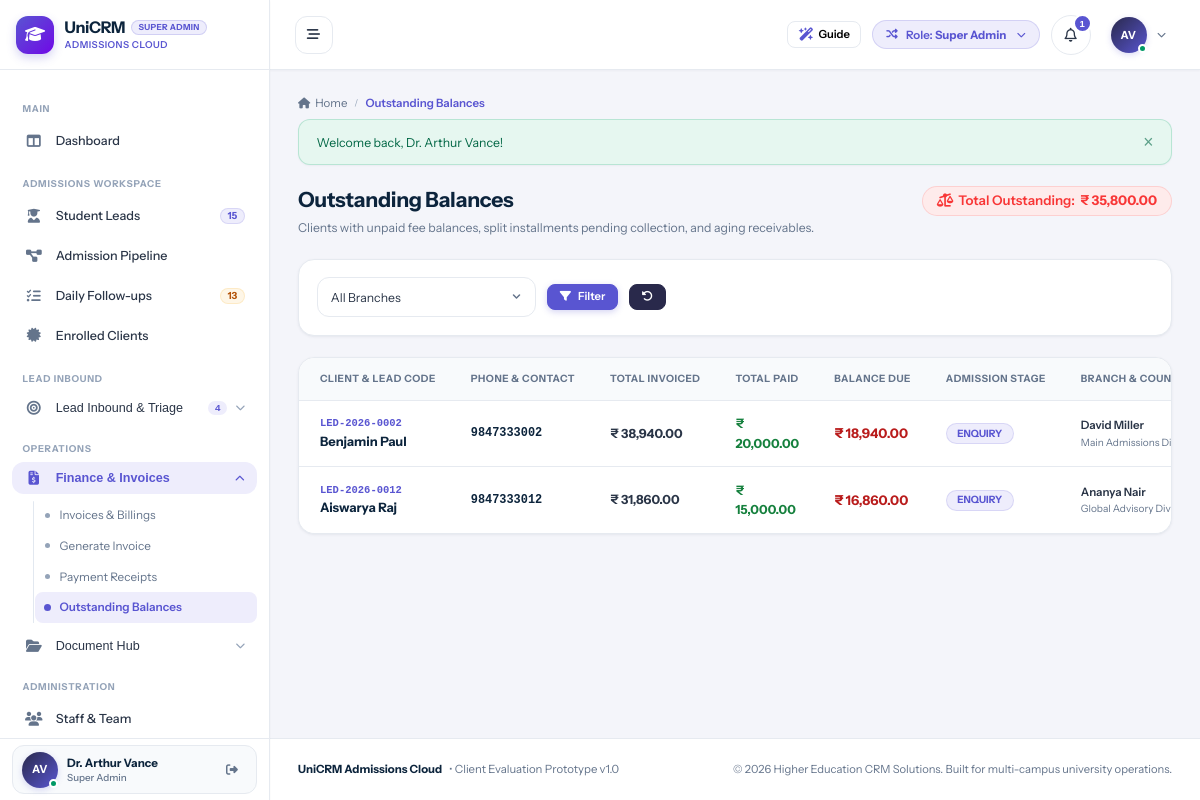
/finance/balances.php (signed in), run on the app's committed database.
### tables this page shows
CREATE TABLE `users` (
  `id` int(11) NOT NULL AUTO_INCREMENT,
  `branch_id` int(11) DEFAULT NULL,
  `role_id` int(11) NOT NULL,
  `manager_id` int(11) DEFAULT NULL,
  `reporting_manager_id` int(11) DEFAULT NULL,
  `name` varchar(150) NOT NULL,
  `email` varchar(150) NOT NULL,
  `password` varchar(255) NOT NULL,
  `phone` varchar(50) DEFAULT NULL,
  `designation` varchar(100) DEFAULT NULL,
  `avatar` varchar(255) DEFAULT NULL,
  `status` enum('Active','Inactive') DEFAULT 'Active',
  `created_at` datetime DEFAULT current_timestamp(),
  `updated_at` datetime DEFAULT NULL ON UPDATE current_timestamp(),
  PRIMARY KEY (`id`),
  UNIQUE KEY `email` (`email`),
  KEY `idx_branch` (`branch_id`),
  KEY `idx_role` (`role_id`),
  KEY `idx_manager` (`manager_id`)
);

CREATE TABLE `roles` (
  `id` int(11) NOT NULL AUTO_INCREMENT,
  `name` varchar(50) NOT NULL,
  `label` varchar(100) NOT NULL,
  `description` text DEFAULT NULL,
  `created_at` datetime DEFAULT current_timestamp(),
  PRIMARY KEY (`id`),
  UNIQUE KEY `name` (`name`)
);

CREATE TABLE `leads` (
  `id` int(11) NOT NULL AUTO_INCREMENT,
  `lead_code` varchar(30) NOT NULL,
  `full_name` varchar(150) NOT NULL,
  `phone` varchar(50) DEFAULT NULL,
  `mobile_number` varchar(50) NOT NULL,
  `phone_normalized` varchar(20) NOT NULL,
  `alternate_phone` varchar(50) DEFAULT NULL,
  `dob` date DEFAULT NULL,
  `gender` enum('Male','Female','Other') DEFAULT 'Other',
  `email` varchar(150) DEFAULT NULL,
  `permanent_address` text DEFAULT NULL,
  `city` varchar(100) DEFAULT NULL,
  `state` varchar(100) DEFAULT NULL,
  `country` varchar(100) DEFAULT 'India',
  `branch_id` int(11) NOT NULL,
  `assigned_counselor_id` int(11) DEFAULT NULL,
  `highest_qualification` varchar(100) DEFAULT NULL,
  `passing_college` varchar(200) DEFAULT NULL,
  `college_name` varchar(200) DEFAULT NULL,
  `passout_year` int(11) DEFAULT NULL,
  `year_of_passing` int(11) DEFAULT NULL,
  `percentage` decimal(5,2) DEFAULT NULL,
  `backlogs_count` int(11) DEFAULT 0,
  `has_passport` enum('Yes','No','Applied') DEFAULT 'No',
  `passport_number` varchar(50) DEFAULT NULL,
  `passport_expiry` date DEFAULT NULL,
  `pan_number` varchar(30) DEFAULT NULL,
  `has_ielts` enum('Yes','No','Awaiting Result','Not Attempted') DEFAULT 'No',
  `has_pte` enum('Yes','No','Awaiting Result','Not Attempted') DEFAULT 'No',
  `has_toefl` enum('Yes','No','Awaiting Result','Not Attempted') DEFAULT 'No',
  `english_test` varchar(50) DEFAULT 'None',
  `english_score` varchar(50) DEFAULT NULL,
  `score_listening` decimal(4,1) DEFAULT NULL,
  `score_reading` decimal(4,1) DEFAULT NULL,
  `score_writing` decimal(4,1) DEFAULT NULL,
  `score_speaking` decimal(4,1) DEFAULT NULL,
  `work_experience_years` decimal(4,1) DEFAULT 0.0,
  `notes` text DEFAULT NULL,
  `ielts_overall` decimal(3,1) DEFAULT NULL,
  `ielts_listening` decimal(3,1) DEFAULT NULL,
  `ielts_reading` decimal(3,1) DEFAULT NULL,
  `ielts_writing` decimal(3,1) DEFAULT NULL,
  `ielts_speaking` decimal(3,1) DEFAULT NULL,
  `pte_overall` int(11) DEFAULT NULL,
  `pte_listening` int(11) DEFAULT NULL,
  `pte_reading` int(11) DEFAULT NULL,
  `pte_writing` int(11) DEFAULT NULL,
  `pte_speaking` int(11) DEFAULT NULL,
  `target_country` varchar(100) DEFAULT NULL,
  `preferred_country` varchar(100) DEFAULT NULL,
  `target_university` varchar(200) DEFAULT NULL,
  `target_course` varchar(200) DEFAULT NULL,
  `preferred_course` varchar(200) DEFAULT NULL,
  `target_intake_id` int(11) DEFAULT NULL,
  `target_intake_text` varchar(100) DEFAULT NULL,
  `intake_year` int(11) DEFAULT 2026,
  `intake_term` varchar(50) DEFAULT 'September',
  `prospectivity` enum('High','Moderate','Low') DEFAULT 'Moderate',
  `priority` enum('High','Moderate','Low') DEFAULT 'Moderate',
  `enquiry_type` enum('WALK IN','TELE','TELE-WALK IN') DEFAULT 'TELE',
  `lead_source` varchar(100) DEFAULT 'Direct Inquiry',
  `source` varchar(100) DEFAULT 'Direct Inquiry',
  `stage_id` int(11) NOT NULL DEFAULT 1,
  `stage` varchar(50) DEFAULT 'ENQUIRY',
  `secondary_status` enum('Active','On Hold','Rejected','Lost') DEFAULT 'Active',
  `is_customer` tinyint(1) DEFAULT 0,
  `customer_code` varchar(30) DEFAULT NULL,
  `converted_to_customer_at` datetime DEFAULT NULL,
  `invoiced_total` decimal(12,2) DEFAULT 0.00,
  `paid_total` decimal(12,2) DEFAULT 0.00,
  `balance_total` decimal(12,2) DEFAULT 0.00,
  `college_data_id` int(11) DEFAULT NULL,
  `web_lead_id` int(11) DEFAULT NULL,
  `last_followup_at` datetime DEFAULT NULL,
  `next_followup_date` date DEFAULT NULL,
  `followup_count` int(11) DEFAULT 0,
  `last_followup_date` date DEFAULT NULL,
  `assigned_at` datetime DEFAULT current_timestamp(),
  `first_followup_logged` tinyint(1) DEFAULT 0,
  `is_archived` tinyint(1) DEFAULT 0,
  `archived_at` datetime DEFAULT NULL,
  `archived_by` int(11) DEFAULT NULL,
  `archive_reason` varchar(255) DEFAULT NULL,
  `archived_reason` varchar(255) DEFAULT NULL,
  `created_by` int(11) DEFAULT NULL,
  `created_at` datetime DEFAULT current_timestamp(),
  `updated_at` datetime DEFAULT NULL ON UPDATE current_timestamp(),
  PRIMARY KEY (`id`),
  UNIQUE KEY `lead_code` (`lead_code`),
  KEY `idx_phone` (`phone_normalized`),
  KEY `idx_branch` (`branch_id`),
  KEY `idx_counselor` (`assigned_counselor_id`),
  KEY `idx_stage` (`stage_id`),
  KEY `idx_customer` (`is_customer`),
  KEY `idx_archived` (`is_archived`),
  KEY `idx_next_fu` (`next_followup_date`)
);

CREATE TABLE `branches` (
  `id` int(11) NOT NULL AUTO_INCREMENT,
  `name` varchar(100) NOT NULL,
  `code` varchar(20) NOT NULL,
  `city` varchar(100) NOT NULL,
  `state` varchar(100) NOT NULL DEFAULT 'Kerala',
  `country` varchar(100) NOT NULL DEFAULT 'India',
  `phone` varchar(50) DEFAULT NULL,
  `email` varchar(150) DEFAULT NULL,
  `address` text DEFAULT NULL,
  `manager_id` int(11) DEFAULT NULL,
  `status` enum('Active','Inactive') DEFAULT 'Active',
  `created_at` datetime DEFAULT current_timestamp(),
  `updated_at` datetime DEFAULT NULL ON UPDATE current_timestamp(),
  PRIMARY KEY (`id`),
  UNIQUE KEY `code` (`code`)
);

### finance/balances.php (the view, shortened to what the rows shown need)
<?php
require_once __DIR__ . '/../config/database.php';
require_once __DIR__ . '/../config/helpers.php';
require_once __DIR__ . '/../includes/auth.php';
require_login();
$scopeClause = get_crm_scope_clause('l', 'assigned_counselor_id', 'branch_id');
$where = ["l.balance_total > 0", "l.is_archived = 0", $scopeClause];
$params = [];
$whereSql = implode(' AND ', $where);
$sql = "
    SELECT l.*, b.name as branch_name, u.name as counselor_name
    FROM leads l
    LEFT JOIN branches b ON l.branch_id = b.id
    LEFT JOIN users u ON l.assigned_counselor_id = u.id
    WHERE {$whereSql}
    ORDER BY l.balance_total DESC
";
$stmt = $pdo->prepare($sql);
$stmt->execute($params);
$debtors = $stmt->fetchAll();
include __DIR__ . '/../includes/header.php';
?>
<div class="page-header" style="display:flex; justify-content:space-between; align-items:flex-start; margin-bottom:1.5rem; flex-wrap:wrap; gap:1rem;">
  <div>
    <h1 style="font-size:1.5rem; font-weight:700; color:var(--text-heading); margin:0 0 0.35rem 0;">Outstanding Balances</h1>
  </div>
</div>
<div class="card">
  <div class="table-responsive">
    <table class="data-table">
      <thead>
        <tr>
          <th>Client & Lead Code</th>
          <th>Phone & Contact</th>
          <th>Total Invoiced</th>
          <th>Total Paid</th>
          <th>Balance Due</th>
          <th>Admission Stage</th>
          <th>Branch & Counselor</th>
        </tr>
      </thead>
      <tbody>
        <?php if (empty($debtors)): ?>
          <tr>
            <td colspan="8" style="text-align:center; padding:3.5rem; color:var(--text-muted);">
              <i class="fa-solid fa-circle-check" style="font-size:2.5rem; color:var(--success); margin-bottom:0.75rem; display:block;"></i>
              <strong>Zero Outstanding Balances!</strong> All client fees have been fully collected.
            </td>
          </tr>
        <?php else: ?>
          <?php foreach ($debtors as $d): ?>
            <tr>
              <td>
                <div style="font-family:monospace; font-size:0.75rem; font-weight:700; color:var(--primary);">
                  <?= htmlspecialchars($d['lead_code']) ?>
                </div>
                <a href="<?= base_url('customers/view.php?id=' . $d['id']) ?>" style="font-weight:700; color:var(--text-heading); text-decoration:none; font-size:0.92rem;">
                  <?= htmlspecialchars($d['full_name']) ?>
                </a>
              </td>
              <td>
                <div style="font-family:monospace; font-weight:600; color:var(--text-heading); font-size:0.85rem;">
                  <?= htmlspecialchars($d['phone']) ?>
                </div>
              </td>
              <td style="font-weight:700; font-size:0.9rem;"><?= format_currency($d['invoiced_total']) ?></td>
              <td style="font-weight:700; color:#15803d; font-size:0.9rem;"><?= format_currency($d['paid_total']) ?></td>
              <td style="font-weight:800; color:#b91c1c; font-size:0.95rem;"><?= format_currency($d['balance_total']) ?></td>
              <td>
                <span class="badge badge-primary" style="font-size:0.72rem; font-weight:700;">
                  <?= htmlspecialchars($d['stage']) ?>
                </span>
              </td>
              <td>
                <div style="font-size:0.82rem; font-weight:600;"><?= htmlspecialchars($d['counselor_name'] ?? 'Counselor') ?></div>
                <div style="font-size:0.72rem; color:var(--text-muted);"><?= htmlspecialchars($d['branch_name'] ?? 'Branch') ?></div>
              </td>
            </tr>
          <?php endforeach; ?>
        <?php endif; ?>
      </tbody>
    </table>
  </div>
</div>
<?php include __DIR__ . '/../includes/footer.php'; ?>

### includes/header.php (shortened to what the rows shown need)
<?php
require_once __DIR__ . '/auth.php';
$currentUser = current_user();
$unreadNotifCount = $currentUser ? get_unread_notifications_count($currentUser['id']) : 0;
?>
<!DOCTYPE html>
<html lang="en">
<head>
  <link rel="stylesheet" href="https://cdnjs.cloudflare.com/ajax/libs/font-awesome/6.5.1/css/all.min.css">
  <link rel="stylesheet" href="<?= base_url('assets/css/style.css') ?>">
</head>
<body>
<div id="app-layout">
  <?php include __DIR__ . '/sidebar.php'; ?>
  <div id="main-wrapper">
    <header id="top-navbar">
      <div class="navbar-right">
        <div class="role-switcher-dropdown" style="position: relative;">
          <button type="button" class="role-switcher-btn" id="role-switcher-btn" title="Simulate different role permissions">
            <span>Role: <strong><?= htmlspecialchars($currentUser['role_label'] ?? 'Guest') ?></strong></span>
          </button>
        </div>
        <div style="position: relative;">
          <button type="button" class="notification-bell-btn" id="notif-bell-btn" title="Notifications">
            <i class="fa-regular fa-bell"></i>
            <?php if ($unreadNotifCount > 0): ?>
              <span class="notification-counter"><?= $unreadNotifCount ?></span>
            <?php endif; ?>
          </button>
        </div>
        <div style="position: relative;">
          <button type="button" class="profile-dropdown-btn" id="user-profile-btn">
            <div class="user-avatar-sm online">
              <?= user_initials($currentUser['name'] ?? 'U') ?>
            </div>
            <i class="fa-solid fa-chevron-down" style="font-size:0.65rem; color:var(--text-muted);"></i>
          </button>
        </div>
      </div>
    </header>
    <main class="content-area">

### includes/sidebar.php (shortened to what the rows shown need)
<?php
$currentUser = current_user();
?>
<aside id="sidebar">
<?php
$rawRoleLabel = $currentUser['role_label'] ?? 'Staff';
$headerRoleBadge = $rawRoleLabel;
?>
  <div class="sidebar-header" id="sidebar-brand-header">
    <a href="<?= base_url('dashboard/index.php') ?>" class="brand-wrapper">
      <div class="brand-text">
        <div class="brand-title-row">
          <h1 class="brand-title">UniCRM</h1>
          <span class="sidebar-role-badge sidebar-demo-badge" title="<?= htmlspecialchars($rawRoleLabel) ?>"><?= htmlspecialchars($headerRoleBadge) ?></span>
        </div>
      </div>
    </a>
  </div>
  <div class="sidebar-user">
    <div class="sidebar-user-card">
      <div class="user-snippet">
        <div class="user-avatar-sm online" title="<?= htmlspecialchars($currentUser['name'] ?? 'User') ?>">
          <?= user_initials($currentUser['name'] ?? 'U') ?>
        </div>
        <div class="user-info">
          <span class="user-name" title="<?= htmlspecialchars($currentUser['name'] ?? 'User') ?>"><?= htmlspecialchars($currentUser['name'] ?? 'User') ?></span>
          <span class="user-role"><?= htmlspecialchars($currentUser['role_label'] ?? 'Staff') ?></span>
        </div>
      </div>
    </div>
  </div>
</aside>

### data on the page
users: role.label "SUPER ADMIN", name "AV", name "Dr. Arthur Vance", role.label "Super Admin", id "1"
leads: lead_code "LED-2026-0002", full_name "Benjamin Paul", phone "9847333002", invoiced_total "₹ 38,940.00", paid_total "₹ 20,000.00", balance_total "₹ 18,940.00", stage "ENQUIRY", users.name "David Miller", branch.name "Main Admissions…"
leads: lead_code "LED-2026-0012", full_name "Aiswarya Raj", phone "9847333012", invoiced_total "₹ 31,860.00", paid_total "₹ 15,000.00", balance_total "₹ 16,860.00", stage "ENQUIRY", users.name "Ananya Nair", branch.name "Global Advisory…"

### other printed values
$sidebarActiveLeadsCount "15"
$sidebarTotalTasks "13"
$sidebarWebLeadsCount "4"
$pageTitle "Outstanding Balances"
$flash['message'] "Welcome back, Dr. Arthur Vance!"
format_currency($totalReceivable) "₹ 35,800.00"
